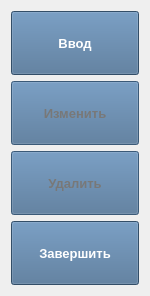
  <widget class="QWidget" name="verticalLayoutWidget">
   <property name="geometry">
    <rect>
     <x>880</x>
     <y>480</y>
     <width>130</width>
     <height>276</height>
    </rect>
   </property>
   <layout class="QVBoxLayout" name="verticalLayout">
    <item>
     <widget class="QPushButton" name="CreateButton">
      <property name="enabled">
       <bool>true</bool>
      </property>
      <property name="minimumSize">
       <size>
        <width>128</width>
        <height>64</height>
       </size>
      </property>
      <property name="palette">
       <palette>
        <active>
         <colorrole role="Button">
          <brush brushstyle="SolidPattern">
           <color alpha="255">
            <red>72</red>
            <green>109</green>
            <blue>146</blue>
           </color>
          </brush>
         </colorrole>
         <colorrole role="ButtonText">
          <brush brushstyle="SolidPattern">
           <color alpha="255">
            <red>255</red>
            <green>255</green>
            <blue>255</blue>
           </color>
          </brush>
         </colorrole>
         <colorrole role="Base">
          <brush brushstyle="SolidPattern">
           <color alpha="255">
            <red>72</red>
            <green>109</green>
            <blue>146</blue>
           </color>
          </brush>
         </colorrole>
         <colorrole role="Window">
          <brush brushstyle="SolidPattern">
           <color alpha="255">
            <red>72</red>
            <green>109</green>
            <blue>146</blue>
           </color>
          </brush>
         </colorrole>
        </active>
        <inactive>
         <colorrole role="Button">
          <brush brushstyle="SolidPattern">
           <color alpha="255">
            <red>72</red>
            <green>109</green>
            <blue>146</blue>
           </color>
          </brush>
         </colorrole>
         <colorrole role="ButtonText">
          <brush brushstyle="SolidPattern">
           <color alpha="255">
            <red>255</red>
            <green>255</green>
            <blue>255</blue>
           </color>
          </brush>
         </colorrole>
         <colorrole role="Base">
          <brush brushstyle="SolidPattern">
           <color alpha="255">
            <red>72</red>
            <green>109</green>
            <blue>146</blue>
           </color>
          </brush>
         </colorrole>
         <colorrole role="Window">
          <brush brushstyle="SolidPattern">
           <color alpha="255">
            <red>72</red>
            <green>109</green>
            <blue>146</blue>
           </color>
          </brush>
         </colorrole>
        </inactive>
        <disabled>
         <colorrole role="Button">
          <brush brushstyle="SolidPattern">
           <color alpha="255">
            <red>72</red>
            <green>109</green>
            <blue>146</blue>
           </color>
          </brush>
         </colorrole>
         <colorrole role="ButtonText">
          <brush brushstyle="SolidPattern">
           <color alpha="255">
            <red>120</red>
            <green>120</green>
            <blue>120</blue>
           </color>
          </brush>
         </colorrole>
         <colorrole role="Base">
          <brush brushstyle="SolidPattern">
           <color alpha="255">
            <red>72</red>
            <green>109</green>
            <blue>146</blue>
           </color>
          </brush>
         </colorrole>
         <colorrole role="Window">
          <brush brushstyle="SolidPattern">
           <color alpha="255">
            <red>72</red>
            <green>109</green>
            <blue>146</blue>
           </color>
          </brush>
         </colorrole>
        </disabled>
       </palette>
      </property>
      <property name="font">
       <font>
        <family>Arial</family>
        <pointsize>10</pointsize>
        <weight>75</weight>
        <bold>true</bold>
       </font>
      </property>
      <property name="cursor">
       <cursorShape>ClosedHandCursor</cursorShape>
      </property>
      <property name="styleSheet">
       <string notr="true">background-color: rgb(72, 109, 146);</string>
      </property>
      <property name="text">
       <string>Ввод</string>
      </property>
     </widget>
    </item>
    <item>
     <widget class="QPushButton" name="ChangeButton">
      <property name="enabled">
       <bool>false</bool>
      </property>
      <property name="minimumSize">
       <size>
        <width>128</width>
        <height>64</height>
       </size>
      </property>
      <property name="palette">
       <palette>
        <active>
         <colorrole role="Button">
          <brush brushstyle="SolidPattern">
           <color alpha="255">
            <red>72</red>
            <green>109</green>
            <blue>146</blue>
           </color>
          </brush>
         </colorrole>
         <colorrole role="ButtonText">
          <brush brushstyle="SolidPattern">
           <color alpha="255">
            <red>255</red>
            <green>255</green>
            <blue>255</blue>
           </color>
          </brush>
         </colorrole>
         <colorrole role="Base">
          <brush brushstyle="SolidPattern">
           <color alpha="255">
            <red>72</red>
            <green>109</green>
            <blue>146</blue>
           </color>
          </brush>
         </colorrole>
         <colorrole role="Window">
          <brush brushstyle="SolidPattern">
           <color alpha="255">
            <red>72</red>
            <green>109</green>
            <blue>146</blue>
           </color>
          </brush>
         </colorrole>
        </active>
        <inactive>
         <colorrole role="Button">
          <brush brushstyle="SolidPattern">
           <color alpha="255">
            <red>72</red>
            <green>109</green>
            <blue>146</blue>
           </color>
          </brush>
         </colorrole>
         <colorrole role="ButtonText">
          <brush brushstyle="SolidPattern">
           <color alpha="255">
            <red>255</red>
            <green>255</green>
            <blue>255</blue>
           </color>
          </brush>
         </colorrole>
         <colorrole role="Base">
          <brush brushstyle="SolidPattern">
           <color alpha="255">
            <red>72</red>
            <green>109</green>
            <blue>146</blue>
           </color>
          </brush>
         </colorrole>
         <colorrole role="Window">
          <brush brushstyle="SolidPattern">
           <color alpha="255">
            <red>72</red>
            <green>109</green>
            <blue>146</blue>
           </color>
          </brush>
         </colorrole>
        </inactive>
        <disabled>
         <colorrole role="Button">
          <brush brushstyle="SolidPattern">
           <color alpha="255">
            <red>72</red>
            <green>109</green>
            <blue>146</blue>
           </color>
          </brush>
         </colorrole>
         <colorrole role="ButtonText">
          <brush brushstyle="SolidPattern">
           <color alpha="255">
            <red>120</red>
            <green>120</green>
            <blue>120</blue>
           </color>
          </brush>
         </colorrole>
         <colorrole role="Base">
          <brush brushstyle="SolidPattern">
           <color alpha="255">
            <red>72</red>
            <green>109</green>
            <blue>146</blue>
           </color>
          </brush>
         </colorrole>
         <colorrole role="Window">
          <brush brushstyle="SolidPattern">
           <color alpha="255">
            <red>72</red>
            <green>109</green>
            <blue>146</blue>
           </color>
          </brush>
         </colorrole>
        </disabled>
       </palette>
      </property>
      <property name="font">
       <font>
        <family>Arial</family>
        <pointsize>10</pointsize>
        <weight>75</weight>
        <bold>true</bold>
       </font>
      </property>
      <property name="cursor">
       <cursorShape>ClosedHandCursor</cursorShape>
      </property>
      <property name="styleSheet">
       <string notr="true">background-color: rgb(72, 109, 146);</string>
      </property>
      <property name="text">
       <string>Изменить</string>
      </property>
     </widget>
    </item>
    <item>
     <widget class="QPushButton" name="RemoveButton">
      <property name="enabled">
       <bool>false</bool>
      </property>
      <property name="minimumSize">
       <size>
        <width>128</width>
        <height>64</height>
       </size>
      </property>
      <property name="palette">
       <palette>
        <active>
         <colorrole role="Button">
          <brush brushstyle="SolidPattern">
           <color alpha="255">
            <red>72</red>
            <green>109</green>
            <blue>146</blue>
           </color>
          </brush>
         </colorrole>
         <colorrole role="ButtonText">
          <brush brushstyle="SolidPattern">
           <color alpha="255">
            <red>255</red>
            <green>255</green>
            <blue>255</blue>
           </color>
          </brush>
         </colorrole>
         <colorrole role="Base">
          <brush brushstyle="SolidPattern">
           <color alpha="255">
            <red>72</red>
            <green>109</green>
            <blue>146</blue>
           </color>
          </brush>
         </colorrole>
         <colorrole role="Window">
          <brush brushstyle="SolidPattern">
           <color alpha="255">
            <red>72</red>
            <green>109</green>
            <blue>146</blue>
           </color>
          </brush>
         </colorrole>
        </active>
        <inactive>
         <colorrole role="Button">
          <brush brushstyle="SolidPattern">
           <color alpha="255">
            <red>72</red>
            <green>109</green>
            <blue>146</blue>
           </color>
          </brush>
         </colorrole>
         <colorrole role="ButtonText">
          <brush brushstyle="SolidPattern">
           <color alpha="255">
            <red>255</red>
            <green>255</green>
            <blue>255</blue>
           </color>
          </brush>
         </colorrole>
         <colorrole role="Base">
          <brush brushstyle="SolidPattern">
           <color alpha="255">
            <red>72</red>
            <green>109</green>
            <blue>146</blue>
           </color>
          </brush>
         </colorrole>
         <colorrole role="Window">
          <brush brushstyle="SolidPattern">
           <color alpha="255">
            <red>72</red>
            <green>109</green>
            <blue>146</blue>
           </color>
          </brush>
         </colorrole>
        </inactive>
        <disabled>
         <colorrole role="Button">
          <brush brushstyle="SolidPattern">
           <color alpha="255">
            <red>72</red>
            <green>109</green>
            <blue>146</blue>
           </color>
          </brush>
         </colorrole>
         <colorrole role="ButtonText">
          <brush brushstyle="SolidPattern">
           <color alpha="255">
            <red>120</red>
            <green>120</green>
            <blue>120</blue>
           </color>
          </brush>
         </colorrole>
         <colorrole role="Base">
          <brush brushstyle="SolidPattern">
           <color alpha="255">
            <red>72</red>
            <green>109</green>
            <blue>146</blue>
           </color>
          </brush>
         </colorrole>
         <colorrole role="Window">
          <brush brushstyle="SolidPattern">
           <color alpha="255">
            <red>72</red>
            <green>109</green>
            <blue>146</blue>
           </color>
          </brush>
         </colorrole>
        </disabled>
       </palette>
      </property>
      <property name="font">
       <font>
        <family>Arial</family>
        <pointsize>10</pointsize>
        <weight>75</weight>
        <bold>true</bold>
       </font>
      </property>
      <property name="cursor">
       <cursorShape>ClosedHandCursor</cursorShape>
      </property>
      <property name="styleSheet">
       <string notr="true">background-color: rgb(72, 109, 146);</string>
      </property>
      <property name="text">
       <string>Удалить</string>
      </property>
     </widget>
    </item>
    <item>
     <widget class="QPushButton" name="EndButton">
      <property name="minimumSize">
       <size>
        <width>128</width>
        <height>64</height>
       </size>
      </property>
      <property name="palette">
       <palette>
        <active>
         <colorrole role="Button">
          <brush brushstyle="SolidPattern">
           <color alpha="255">
            <red>72</red>
            <green>109</green>
            <blue>146</blue>
           </color>
          </brush>
         </colorrole>
         <colorrole role="ButtonText">
          <brush brushstyle="SolidPattern">
           <color alpha="255">
            <red>255</red>
            <green>255</green>
            <blue>255</blue>
           </color>
          </brush>
         </colorrole>
         <colorrole role="Base">
          <brush brushstyle="SolidPattern">
           <color alpha="255">
            <red>72</red>
            <green>109</green>
            <blue>146</blue>
           </color>
          </brush>
         </colorrole>
         <colorrole role="Window">
          <brush brushstyle="SolidPattern">
           <color alpha="255">
            <red>72</red>
            <green>109</green>
            <blue>146</blue>
           </color>
          </brush>
         </colorrole>
        </active>
        <inactive>
         <colorrole role="Button">
          <brush brushstyle="SolidPattern">
           <color alpha="255">
            <red>72</red>
            <green>109</green>
            <blue>146</blue>
           </color>
          </brush>
         </colorrole>
         <colorrole role="ButtonText">
          <brush brushstyle="SolidPattern">
           <color alpha="255">
            <red>255</red>
            <green>255</green>
            <blue>255</blue>
           </color>
          </brush>
         </colorrole>
         <colorrole role="Base">
          <brush brushstyle="SolidPattern">
           <color alpha="255">
            <red>72</red>
            <green>109</green>
            <blue>146</blue>
           </color>
          </brush>
         </colorrole>
         <colorrole role="Window">
          <brush brushstyle="SolidPattern">
           <color alpha="255">
            <red>72</red>
            <green>109</green>
            <blue>146</blue>
           </color>
          </brush>
         </colorrole>
        </inactive>
        <disabled>
         <colorrole role="Button">
          <brush brushstyle="SolidPattern">
           <color alpha="255">
            <red>72</red>
            <green>109</green>
            <blue>146</blue>
           </color>
          </brush>
         </colorrole>
         <colorrole role="ButtonText">
          <brush brushstyle="SolidPattern">
           <color alpha="255">
            <red>120</red>
            <green>120</green>
            <blue>120</blue>
           </color>
          </brush>
         </colorrole>
         <colorrole role="Base">
          <brush brushstyle="SolidPattern">
           <color alpha="255">
            <red>72</red>
            <green>109</green>
            <blue>146</blue>
           </color>
          </brush>
         </colorrole>
         <colorrole role="Window">
          <brush brushstyle="SolidPattern">
           <color alpha="255">
            <red>72</red>
            <green>109</green>
            <blue>146</blue>
           </color>
          </brush>
         </colorrole>
        </disabled>
       </palette>
      </property>
      <property name="font">
       <font>
        <family>Arial</family>
        <pointsize>10</pointsize>
        <weight>75</weight>
        <bold>true</bold>
       </font>
      </property>
      <property name="cursor">
       <cursorShape>ClosedHandCursor</cursorShape>
      </property>
      <property name="styleSheet">
       <string notr="true">background-color: rgb(72, 109, 146);</string>
      </property>
      <property name="text">
       <string>Завершить</string>
      </property>
     </widget>
    </item>
   </layout>
  </widget>
